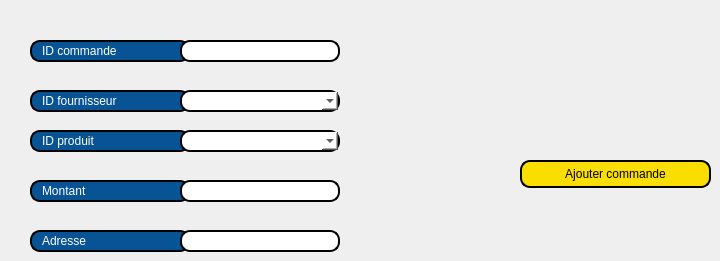
     <widget class="QWidget" name="tab_7">
      <attribute name="title">
       <string>ajouter commande</string>
      </attribute>
      <widget class="QLineEdit" name="lineEdit_10">
       <property name="geometry">
        <rect>
         <x>30</x>
         <y>40</y>
         <width>160</width>
         <height>22</height>
        </rect>
       </property>
       <property name="styleSheet">
        <string notr="true">border: 2px solid black;
font:8pt &quot;MS Shell Dlg 2&quot; ;
border-radius: 10px;
padding: 0 8px;
color:rgb(255, 255, 255);
background: #085394;
selection-background-color: gray;</string>
       </property>
       <property name="text">
        <string>ID commande</string>
       </property>
      </widget>
      <widget class="QLineEdit" name="lineEdit_12">
       <property name="geometry">
        <rect>
         <x>30</x>
         <y>90</y>
         <width>160</width>
         <height>22</height>
        </rect>
       </property>
       <property name="styleSheet">
        <string notr="true">border: 2px solid black;
font:8pt &quot;MS Shell Dlg 2&quot; ;
border-radius: 10px;
padding: 0 8px;
color:rgb(255, 255, 255);
background: #085394;
selection-background-color: gray;</string>
       </property>
       <property name="text">
        <string>ID fournisseur</string>
       </property>
      </widget>
      <widget class="QLineEdit" name="lineEdit_14">
       <property name="geometry">
        <rect>
         <x>30</x>
         <y>130</y>
         <width>160</width>
         <height>22</height>
        </rect>
       </property>
       <property name="styleSheet">
        <string notr="true">border: 2px solid black;
font:8pt &quot;MS Shell Dlg 2&quot; ;
border-radius: 10px;
padding: 0 8px;
color:rgb(255, 255, 255);
background: #085394;
selection-background-color: gray;</string>
       </property>
       <property name="text">
        <string>ID produit</string>
       </property>
      </widget>
      <widget class="QLineEdit" name="lineEdit_16">
       <property name="geometry">
        <rect>
         <x>30</x>
         <y>180</y>
         <width>160</width>
         <height>22</height>
        </rect>
       </property>
       <property name="styleSheet">
        <string notr="true">border: 2px solid black;
font:8pt &quot;MS Shell Dlg 2&quot; ;
border-radius: 10px;
padding: 0 8px;
color:rgb(255, 255, 255);
background: #085394;
selection-background-color: gray;</string>
       </property>
       <property name="text">
        <string>Montant</string>
       </property>
      </widget>
      <widget class="QLineEdit" name="lineEdit_21">
       <property name="geometry">
        <rect>
         <x>30</x>
         <y>230</y>
         <width>160</width>
         <height>22</height>
        </rect>
       </property>
       <property name="styleSheet">
        <string notr="true">border: 2px solid black;
font:8pt &quot;MS Shell Dlg 2&quot; ;
border-radius: 10px;
padding: 0 8px;
color:rgb(255, 255, 255);
background: #085394;
selection-background-color: gray;</string>
       </property>
       <property name="text">
        <string>Adresse</string>
       </property>
      </widget>
      <widget class="QLineEdit" name="lineEdit_idc">
       <property name="geometry">
        <rect>
         <x>180</x>
         <y>40</y>
         <width>160</width>
         <height>22</height>
        </rect>
       </property>
       <property name="styleSheet">
        <string notr="true">border: 2px solid black;
font:8pt &quot;MS Shell Dlg 2&quot; ;
border-radius: 10px;
padding: 0 8px;
color:black;
background: white;
selection-background-color: gray;</string>
       </property>
      </widget>
      <widget class="QLineEdit" name="lineEdit_montant">
       <property name="geometry">
        <rect>
         <x>180</x>
         <y>180</y>
         <width>160</width>
         <height>22</height>
        </rect>
       </property>
       <property name="styleSheet">
        <string notr="true">border: 2px solid black;
font:8pt &quot;MS Shell Dlg 2&quot; ;
border-radius: 10px;
padding: 0 8px;
color:black;
background: white;
selection-background-color: gray;</string>
       </property>
      </widget>
      <widget class="QLineEdit" name="lineEdit_adresseC">
       <property name="geometry">
        <rect>
         <x>180</x>
         <y>230</y>
         <width>160</width>
         <height>22</height>
        </rect>
       </property>
       <property name="styleSheet">
        <string notr="true">border: 2px solid black;
font:8pt &quot;MS Shell Dlg 2&quot; ;
border-radius: 10px;
padding: 0 8px;
color:black;
background: white;
selection-background-color: gray;</string>
       </property>
      </widget>
      <widget class="QComboBox" name="fournisseur">
       <property name="geometry">
        <rect>
         <x>180</x>
         <y>90</y>
         <width>160</width>
         <height>22</height>
        </rect>
       </property>
       <property name="styleSheet">
        <string notr="true">border: 2px solid black;
font:8pt &quot;MS Shell Dlg 2&quot; ;
border-radius: 10px;
padding: 0 8px;
color:black;
background: white;
selection-background-color: gray;</string>
       </property>
      </widget>
      <widget class="QComboBox" name="produit">
       <property name="geometry">
        <rect>
         <x>180</x>
         <y>130</y>
         <width>160</width>
         <height>22</height>
        </rect>
       </property>
       <property name="styleSheet">
        <string notr="true">border: 2px solid black;
font:8pt &quot;MS Shell Dlg 2&quot; ;
border-radius: 10px;
padding: 0 8px;
color:black;
background: white;
selection-background-color: gray;</string>
       </property>
      </widget>
      <widget class="QPushButton" name="ajout_commande">
       <property name="geometry">
        <rect>
         <x>520</x>
         <y>160</y>
         <width>191</width>
         <height>28</height>
        </rect>
       </property>
       <property name="styleSheet">
        <string notr="true">border: 2px solid black;
font: 75 8pt &quot;MS Shell Dlg 2&quot;;
border-radius: 10px;
padding: 0 8px;
background: #fade02;
font: bold, &quot;Comic Sans MS&quot;;;
text-align:center;
</string>
       </property>
       <property name="text">
        <string>Ajouter commande</string>
       </property>
      </widget>
     </widget>
